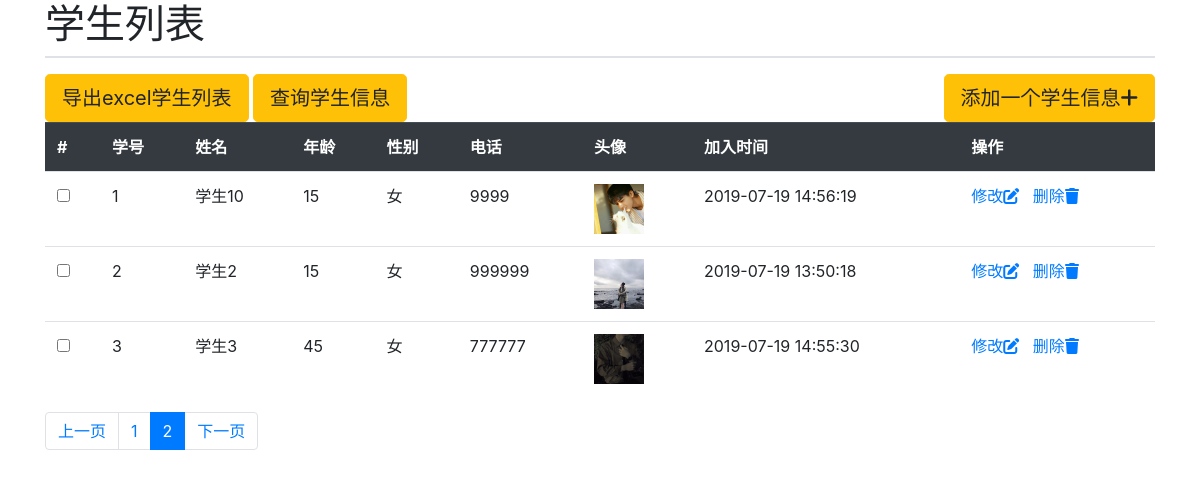
The page /student/index/ on the database its author committed.
### student/models.py (models this page shows, shortened)
class Student(models.Model):
    GENDER_CHOICES = (
        (0,'未选择'),
        (1,'男'),
        (2,'女'),
        (3,'保密'),
    )
    no = models.IntegerField(verbose_name='学号',unique=True)
    name = models.CharField(verbose_name='姓名',max_length=20)
    age = models.PositiveIntegerField(verbose_name='年龄')
    gender = models.SmallIntegerField(verbose_name='性别',choices=GENDER_CHOICES,default=0)
    phone = models.CharField(verbose_name='电话号码',null=True,blank=True,max_length=50)
    avatar = models.ImageField(verbose_name='头像',upload_to='image/avatar')
    join_time = models.DateTimeField(verbose_name='加入时间',auto_now_add=True)
    last_modified_time = models.DateTimeField(verbose_name='上次修改时间', auto_now=True)

### student/views.py (the view)
# urls.py: path('index/', views.index),
def index(request):
    page_no = int(request.GET.get('page_no',1))
    page_size = int(request.GET.get('page_size',3))
    start_index = (page_no - 1) * page_size
    end_index = page_no * page_size
    rows_amount = Student.objects.all().count()
    page_amount = ceil(rows_amount / page_size)
    student_list = Student.objects.all().order_by('no')[start_index: end_index]
    page_amount_list = [i for  i in range(page_amount)]   # [0,1,2]
    if page_no > page_amount :
        page_no=page_amount
    context={
        "student_list":student_list,
        'page_amount_list':page_amount_list,
        'page_no':page_no,
        'page_previous' : page_no -1 or 1 ,
        'page_nex' : page_no +1 ,
    }
    return render(request,'student/index.html',context)

### templates/student/index.html (shortened to what this page needs)
<!DOCTYPE html>
<html lang="en">
<head>
    <link rel="stylesheet" href="https://stackpath.bootstrapcdn.com/bootstrap/4.3.1/css/bootstrap.min.css"
>
    {% load static %}
</head>
<body>
<div class="container">
    <h1 class="info">学生列表</h1>
    <p class="table table-bordered"></p>
    <a href="/student/add"><button class="btn btn-warning btn-lg float-right">添加一个学生信息<i class="fas fa-plus"></i></button></a>
    <a href="/student/export_excel"><button type="button" class="btn btn-warning btn-lg">导出excel学生列表</button></a>
    <a href="/student/select/"><button type="button" class="btn btn-warning btn-lg float-center">查询学生信息</button></a>
    <table class="table">
        <tr class="thead-dark">
            <th>#</th>
            <th>学号</th>
            <th>姓名</th>
            <th>年龄</th>
            <th>性别</th>
            <th>电话</th>
            <th>头像</th>
            <th>加入时间</th>
            <th>操作</th>
        </tr>
         {% for a in student_list %}
        <tr>
            <td><input type="checkbox" name="student"></td>
            <td>{{a.no }}</td>
            <td>{{ a.name }}</td>
            <td>{{ a.age }}</td>
            <td>{{ a.get_gender_display }}</td>
            <td>{{ a.phone }}</td>
            <td><img src="/media/{{ a.avatar }}" width="50px" height="50px"></td>
            <td>{{ a.join_time | date:"Y-m-d H:i:s"}}</td>
            <td><a href="/student/{{ a.id}}/update">修改<i class="fas fa-edit"></i></a>&nbsp;&nbsp; <a href="/student/{{ a.id}}/delete">删除<i class="fas fa-trash"></i></a></td>
        </tr>
        {% endfor %}
    </table>
    <nav aria-label="page navigation">
        <ul class="pagination">
             <li class="page-item">
                 <a class="page-link" href="?page_no={{ page_previous }}&page_size=3">上一页</a></li>
            {% for i in page_amount_list%}
                <li {% if forloop.counter == page_nex%}
                     class="page-item active"
                    {% else %}
                    class="page-item"
                    {% endif %}
                >
                    <a  href="/student/index/?page_no={{ forloop.counter }}&page_size=3" class="page-link">{{ forloop.counter }}</a>
                </li>
            {% endfor %}
            <li class="page-item"><a class="page-link" href="?page_no={{ page_nex }}&page_size=3">下一页</a></li>
        </ul>
    </nav>
</div>
</body>
</html>

### rows shown on the page
Student: no "1", name "学生10", age "15", gender "女", phone "9999", avatar (picture), join_time "2019-07-19 14:56:19"
Student: no "2", name "学生2", age "15", gender "女", phone "999999", avatar (picture), join_time "2019-07-19 13:50:18"
Student: no "3", name "学生3", age "45", gender "女", phone "777777", avatar (picture), join_time "2019-07-19 14:55:30"
